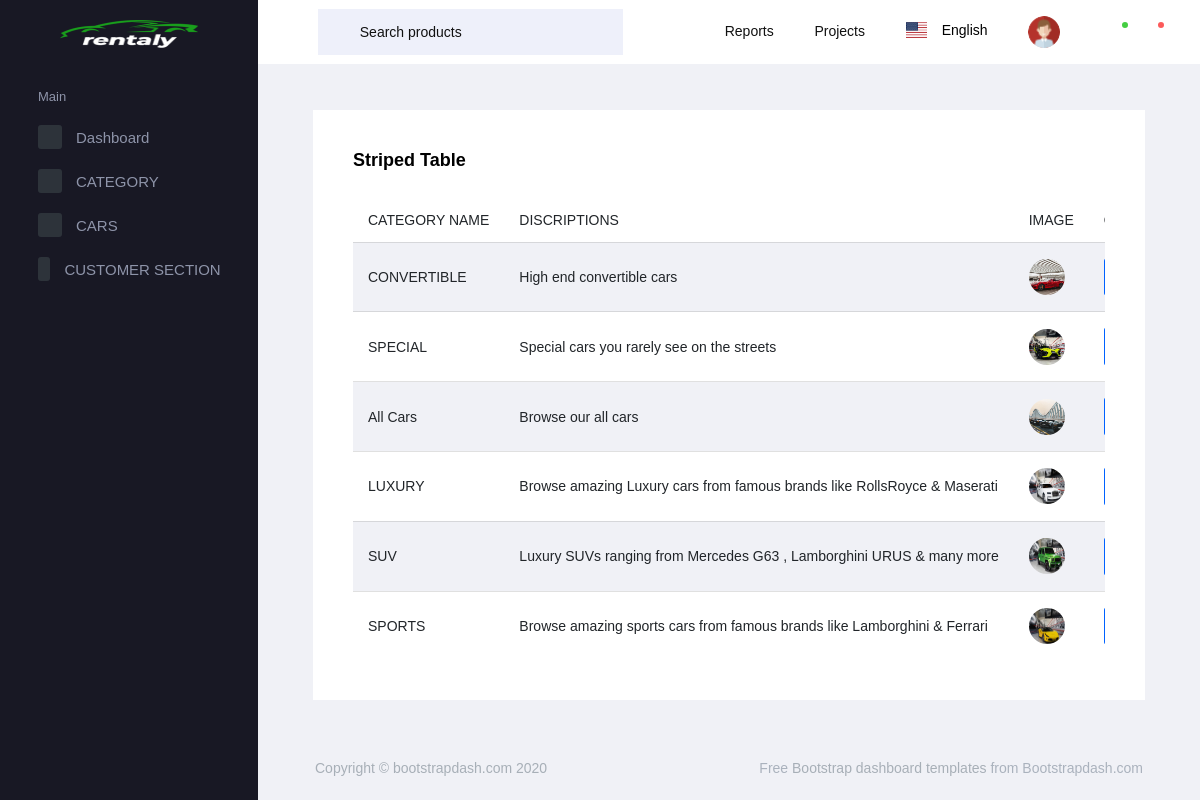
Screenshot of /backapp/displaycategory/ with the database file from the repository.
### backapp/models.py (models this page shows)
class categorydb(models.Model):
    Category_Name = models.CharField(max_length=100, null=True, blank=True)
    Discription = models.CharField(max_length=100, null=True, blank=True)
    C_Image = models.ImageField(upload_to='category', null=True, blank=True)

### backapp/views.py (the view)
# urls.py: path('displaycategory/',views.displaycategory,name="displaycategory"),
def displaycategory(request):
    data = categorydb.objects.all
    return render(request, "displaycategory.html", {'data': data})

### backapp/templates/displaycategory.html (shortened to what this page needs)
<!DOCTYPE html>
{% extends 'adminpage.html' %}
{% block content %}
<html lang="en">
<head>
</head>
<body>
<div class="col-12 grid-margin stretch-card">
    <div class="card">
       <div class="card-body">
                  <h4 class="card-title" style="color:black;">Striped Table</h4>
                  <div class="table-responsive">
                    <table class="table table-striped">
                      <thead>
                        <tr>
                          <th>
                            CATEGORY NAME
                          </th>
                          <th>
                            DISCRIPTIONS
                          </th>
                          <th>
                            IMAGE
                          </th>
                          <th>
                          </th>
                        </tr>
                      </thead>
                      <tbody>
                      {% for d in data %}
                        <tr>
                          <td class="py-1">
                            {{d.Category_Name}}
                          </td>
                          <td>
                            {{d.Discription}}
                          </td>
                          <td>
                             <img src="{{d.C_Image.url}}">
                          </td>
                      <form action="{% url 'editcategory' dataid=d.id %}">
                      <td>
                      </td>
                        </form>
                        </tr>
                      {% endfor %}
                      </tbody>
                    </table>
                  </div>
                </div>
                </div>
             </div>
</body>
</html>
{% endblock %}

### backapp/templates/adminpage.html (shortened to what this page needs)
<!DOCTYPE html>
{% load static %}
<html lang="en">
  <head>
    <link rel="stylesheet" href="{% static 'assets/vendors/mdi/css/materialdesignicons.min.css' %}">
    <link rel="stylesheet" href="{% static 'assets/vendors/flag-icon-css/css/flag-icon.min.css' %}">
    <link rel="stylesheet" href="{% static 'assets/vendors/css/vendor.bundle.base.css' %}">
    <link rel="stylesheet" href="{% static 'assets/vendors/font-awesome/css/font-awesome.min.css' %}" />
    <link rel="stylesheet" href="{% static 'assets/vendors/bootstrap-datepicker/bootstrap-datepicker.min.css' %}">
    <link rel="stylesheet" href="{% static 'assets/css/style.css' %}">
  </head>
  <body>
    <div class="container-scroller">
      <nav class="navbar default-layout-navbar col-lg-12 col-12 p-0 fixed-top d-flex flex-row">
        <div class="text-center navbar-brand-wrapper d-flex align-items-center justify-content-center">
          <a class="navbar-brand brand-logo" href="index.html"><img src="{% static 'assets/images/logo-light.png' %}" alt="logo" /></a>
        </div>
        <div class="navbar-menu-wrapper d-flex align-items-stretch">
          <button class="navbar-toggler navbar-toggler align-self-center" type="button" data-toggle="minimize">
            <span class="mdi mdi-menu"></span>
          </button>
          <div class="search-field d-none d-xl-block">
            <form class="d-flex align-items-center h-100" action="#">
              <div class="input-group">
                <div class="input-group-prepend bg-transparent">
                  <i class="input-group-text border-0 mdi mdi-magnify"></i>
                </div>
                <input type="text" class="form-control bg-transparent border-0" placeholder="Search products">
              </div>
            </form>
          </div>
          <ul class="navbar-nav navbar-nav-right">
            <li class="nav-item  dropdown d-none d-md-block">
              <a class="nav-link dropdown-toggle" id="reportDropdown" href="#" data-toggle="dropdown" aria-expanded="false"> Reports </a>
            </li>
            <li class="nav-item  dropdown d-none d-md-block">
              <a class="nav-link dropdown-toggle" id="projectDropdown" href="#" data-toggle="dropdown" aria-expanded="false"> Projects </a>
            </li>
            <li class="nav-item nav-language dropdown d-none d-md-block">
              <a class="nav-link dropdown-toggle" id="languageDropdown" href="#" data-toggle="dropdown" aria-expanded="false">
                <div class="nav-language-icon">
                  <i class="flag-icon flag-icon-us" title="us" id="us"></i>
                </div>
                <div class="nav-language-text">
                  <p class="mb-1 text-black">English</p>
                </div>
              </a>
            </li>
            <li class="nav-item nav-profile dropdown">
              <a class="nav-link dropdown-toggle" id="profileDropdown" href="#" data-toggle="dropdown" aria-expanded="false">
                <div class="nav-profile-img">
                  <img src="{% static 'assets/images/faces-clipart/pic-1.png' %}" alt="image">
                </div>
              </a>
            </li>
            <li class="nav-item dropdown">
              <a class="nav-link count-indicator dropdown-toggle" id="messageDropdown" href="#" data-toggle="dropdown" aria-expanded="false">
                <i class="mdi mdi-email-outline"></i>
                <span class="count-symbol bg-success"></span>
              </a>
            </li>
            <li class="nav-item dropdown">
              <a class="nav-link count-indicator dropdown-toggle" id="notificationDropdown" href="#" data-toggle="dropdown">
                <i class="mdi mdi-bell-outline"></i>
                <span class="count-symbol bg-danger"></span>
              </a>
            </li>
          </ul>
        </div>
      </nav>
      <div class="container-fluid page-body-wrapper">
        <nav class="sidebar sidebar-offcanvas" id="sidebar">
          <ul class="nav">
            <li class="nav-item nav-category">Main</li>
            <li class="nav-item">
              <a class="nav-link" href="index.html">
                <span class="icon-bg"><i class="mdi mdi-cube menu-icon"></i></span>
                <span class="menu-title">Dashboard</span>
              </a>
            </li>
            <div>
            <li class="nav-item">
              <a class="nav-link" data-toggle="collapse" href="#ui-basic" aria-expanded="false" aria-controls="ui-basic">
                <span class="icon-bg"><i class="mdi mdi-crosshairs-gps menu-icon"></i></span>
                <span class="menu-title">CATEGORY</span>
                <i class="menu-arrow"></i>
              </a>
            </li>
            </div>
            <li class="nav-item">
              <a class="nav-link" data-toggle="collapse" href="#auth" aria-expanded="false" aria-controls="auth">
                <span class="icon-bg"><i class="mdi mdi-lock menu-icon"></i></span>
                <span class="menu-title">CARS</span>
                <i class="menu-arrow"></i>
              </a>
            </li>
            <li class="nav-item">
              <a class="nav-link" data-toggle="collapse" href="#form-elements" aria-expanded="false" aria-controls="form-elements">
                <span class="icon-bg"><i class="mdi mdi-lock menu-icon"></i></span>
                <span class="menu-title">CUSTOMER SECTION</span>
                <i class="menu-arrow"></i>
              </a>
            </li>
          </ul>
        </nav>
        <div class="main-panel" >
          <div class="content-wrapper" style="background:;">
            {% block content %}{% endblock %}
          </div>
          <footer class="footer">
            <div class="footer-inner-wraper">
              <div class="d-sm-flex justify-content-center justify-content-sm-between">
                <span class="text-muted d-block text-center text-sm-left d-sm-inline-block">Copyright © bootstrapdash.com 2020</span>
                <span class="float-none float-sm-right d-block mt-1 mt-sm-0 text-center"> Free <a href="https://www.bootstrapdash.com/" target="_blank">Bootstrap dashboard templates</a> from Bootstrapdash.com</span>
              </div>
            </div>
          </footer>
        </div>
      </div>
    </div>
  </body>
</html>

### rows the page displays
categorydb: Category_Name "CONVERTIBLE", Discription "High end convertible cars", C_Image (picture)
categorydb: Category_Name "SPECIAL", Discription "Special cars you rarely see on the streets", C_Image (picture)
categorydb: Category_Name "All Cars", Discription "Browse our all cars", C_Image (picture)
categorydb: Category_Name "LUXURY", Discription "Browse amazing Luxury cars from famous brands like RollsRoyce & Maserati", C_Image (picture)
categorydb: Category_Name "SUV", Discription "Luxury SUVs ranging from Mercedes G63 , Lamborghini URUS & many more", C_Image (picture)
categorydb: Category_Name "SPORTS", Discription "Browse amazing sports cars from famous brands like Lamborghini & Ferrari", C_Image (picture)
